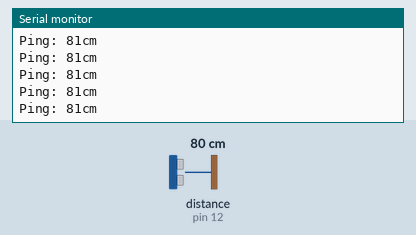
Bench run of a sketch on a simulated Arduino Uno, built with avr-gcc and run on an emulated ATmega328P. Shown: the last lines printed to the serial monitor. The test bench sets the inputs (shaded band); at power-on: distance to the obstacle (sensor on pin 12) 80 cm. The echo pulse lasts 58.3 µs per cm.

Above: at 1.2 s.
1.3 s: distance to the obstacle (sensor on pin 12) set to 2 cm
At 1.33 s:
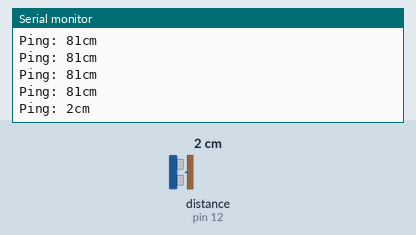
4.3 s: distance to the obstacle (sensor on pin 12) set to 250 cm
At 4.31 s:
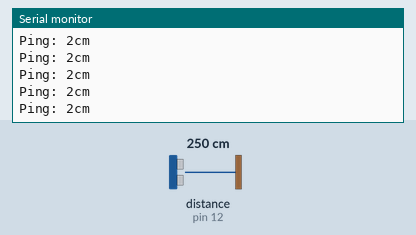
Timing chart, 0 to 7.3 s (numbered marks = the images above; inputs shaded):
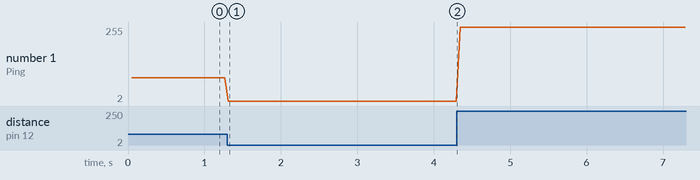

Measured:
- after the input at 1.3 s, the serial monitor: prints a new line at once (image 1)
- plotted number 1: 81 → 2 after the input at 1.3 s, 2 → 255 after the input at 4.3 s

The sketch:

ultrasonicDistanceSensor01.ino
```cpp
// libraries
#include <NewPing.h> // via "Bibliothek verwalten"
#include <Chrono.h> // INCLUDE CHRONO LIBRARY : http://github.com/SofaPirate/Chrono

#define TRIGGER_PIN  11  // Arduino pin tied to trigger pin on the ultrasonic sensor.
#define ECHO_PIN     12  // Arduino pin tied to echo pin on the ultrasonic sensor.
#define MAX_DISTANCE 300 // Maximum distance we want to ping for (in centimeters). Maximum sensor distance is rated at 400-500cm.

NewPing sonar(TRIGGER_PIN, ECHO_PIN, MAX_DISTANCE); // NewPing setup of pins and maximum distance.

// Instanciate a Chrono object.
Chrono sensorChrono;
int timerSensor = 50; // after how many ms measurement

// Smoothing
const int numReadings = 25; // je mehr, desto mehr Glättung
int readings[numReadings];      // the readings from the analog input
int readIndex = 0;              // the index of the current reading
int total = 0;                  // the running total
int average = 0;                // the average

void setup() {
  Serial.begin(9600);
}

void loop() {

  if (sensorChrono.hasPassed(timerSensor) ) { // returns true if it passed 100 ms since it was started
    sensorChrono.restart();  // restart the crono so that it triggers again later

    /*
      // smooth value
      // subtract the last reading:
      total = total - readings[readIndex];
      // read from the sensor:
      readings[readIndex] = sonar.ping_cm();
      // add the reading to the total:
      total = total + readings[readIndex];
      // advance to the next position in the array:
      readIndex = readIndex + 1;
      // if we're at the end of the array...
      if (readIndex >= numReadings) {
      // ...wrap around to the beginning:
      readIndex = 0;
      }

      // calculate the average:
      average = total / numReadings;*/

    // hinweis
    // zuerst constrain und dann erst mapping funktion

    Serial.print("Ping: ");
    Serial.print(sonar.ping_cm()); // Send ping, get distance in cm and print result (0 = outside set distance range)
    Serial.println("cm");
  }

}
```
